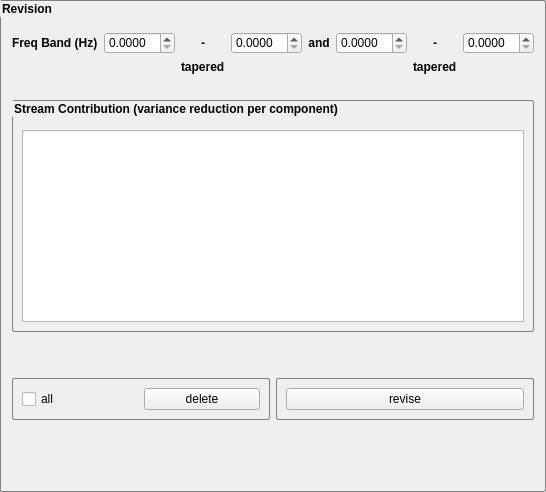
         <widget class="QGroupBox" name="groupBox_2">
          <property name="sizePolicy">
           <sizepolicy hsizetype="Expanding" vsizetype="Expanding">
            <horstretch>0</horstretch>
            <verstretch>0</verstretch>
           </sizepolicy>
          </property>
          <property name="font">
           <font>
            <weight>75</weight>
            <bold>true</bold>
           </font>
          </property>
          <property name="styleSheet">
           <string notr="true">QGroupBox { 
     border: 1px solid gray; 
     border-radius: 2px; 
 }</string>
          </property>
          <property name="title">
           <string>Revision</string>
          </property>
          <layout class="QVBoxLayout" name="verticalLayout_10">
           <item>
            <spacer name="verticalSpacer_7">
             <property name="orientation">
              <enum>Qt::Vertical</enum>
             </property>
             <property name="sizeType">
              <enum>QSizePolicy::Fixed</enum>
             </property>
             <property name="sizeHint" stdset="0">
              <size>
               <width>20</width>
               <height>20</height>
              </size>
             </property>
            </spacer>
           </item>
           <item>
            <layout class="QGridLayout" name="gridLayout_8">
             <item row="0" column="0">
              <widget class="QLabel" name="label_89">
               <property name="font">
                <font>
                 <weight>75</weight>
                 <bold>true</bold>
                </font>
               </property>
               <property name="text">
                <string>Freq Band (Hz)</string>
               </property>
              </widget>
             </item>
             <item row="0" column="8">
              <widget class="QDoubleSpinBox" name="doubleSpinBox_5">
               <property name="decimals">
                <number>4</number>
               </property>
              </widget>
             </item>
             <item row="0" column="4">
              <widget class="QDoubleSpinBox" name="doubleSpinBox_3">
               <property name="decimals">
                <number>4</number>
               </property>
              </widget>
             </item>
             <item row="0" column="6">
              <widget class="QDoubleSpinBox" name="doubleSpinBox_4">
               <property name="decimals">
                <number>4</number>
               </property>
              </widget>
             </item>
             <item row="0" column="2">
              <widget class="QDoubleSpinBox" name="doubleSpinBox_2">
               <property name="decimals">
                <number>4</number>
               </property>
              </widget>
             </item>
             <item row="0" column="7">
              <widget class="QLabel" name="label_88">
               <property name="font">
                <font>
                 <weight>75</weight>
                 <bold>true</bold>
                </font>
               </property>
               <property name="text">
                <string>-</string>
               </property>
               <property name="alignment">
                <set>Qt::AlignCenter</set>
               </property>
              </widget>
             </item>
             <item row="0" column="5">
              <widget class="QLabel" name="label_95">
               <property name="font">
                <font>
                 <weight>75</weight>
                 <bold>true</bold>
                </font>
               </property>
               <property name="text">
                <string>and</string>
               </property>
               <property name="alignment">
                <set>Qt::AlignCenter</set>
               </property>
              </widget>
             </item>
             <item row="0" column="3">
              <widget class="QLabel" name="label_92">
               <property name="font">
                <font>
                 <weight>75</weight>
                 <bold>true</bold>
                </font>
               </property>
               <property name="text">
                <string>-</string>
               </property>
               <property name="alignment">
                <set>Qt::AlignCenter</set>
               </property>
              </widget>
             </item>
             <item row="1" column="3">
              <widget class="QLabel" name="label_72">
               <property name="font">
                <font>
                 <weight>75</weight>
                 <bold>true</bold>
                </font>
               </property>
               <property name="text">
                <string>tapered</string>
               </property>
              </widget>
             </item>
             <item row="1" column="7">
              <widget class="QLabel" name="label_91">
               <property name="font">
                <font>
                 <weight>75</weight>
                 <bold>true</bold>
                </font>
               </property>
               <property name="text">
                <string>tapered</string>
               </property>
              </widget>
             </item>
            </layout>
           </item>
           <item>
            <spacer name="verticalSpacer">
             <property name="orientation">
              <enum>Qt::Vertical</enum>
             </property>
             <property name="sizeType">
              <enum>QSizePolicy::Fixed</enum>
             </property>
             <property name="sizeHint" stdset="0">
              <size>
               <width>20</width>
               <height>20</height>
              </size>
             </property>
            </spacer>
           </item>
           <item>
            <widget class="QGroupBox" name="groupBox_4">
             <property name="font">
              <font>
               <weight>75</weight>
               <bold>true</bold>
              </font>
             </property>
             <property name="styleSheet">
              <string notr="true">QGroupBox { 
     border: 1px solid gray; 
     border-radius: 2px; 
 }</string>
             </property>
             <property name="title">
              <string>Stream Contribution (variance reduction per component)</string>
             </property>
             <layout class="QVBoxLayout" name="verticalLayout_8">
              <item>
               <spacer name="verticalSpacer_6">
                <property name="orientation">
                 <enum>Qt::Vertical</enum>
                </property>
                <property name="sizeType">
                 <enum>QSizePolicy::Fixed</enum>
                </property>
                <property name="sizeHint" stdset="0">
                 <size>
                  <width>20</width>
                  <height>20</height>
                 </size>
                </property>
               </spacer>
              </item>
              <item>
               <widget class="QTableView" name="tableView"/>
              </item>
             </layout>
            </widget>
           </item>
           <item>
            <spacer name="verticalSpacer_2">
             <property name="orientation">
              <enum>Qt::Vertical</enum>
             </property>
             <property name="sizeType">
              <enum>QSizePolicy::Preferred</enum>
             </property>
             <property name="sizeHint" stdset="0">
              <size>
               <width>20</width>
               <height>40</height>
              </size>
             </property>
            </spacer>
           </item>
           <item>
            <layout class="QHBoxLayout" name="horizontalLayout_6">
             <item>
              <widget class="QGroupBox" name="groupBox_3">
               <property name="styleSheet">
                <string notr="true">QGroupBox { 
     border: 1px solid gray; 
     border-radius: 2px; 
 }</string>
               </property>
               <property name="title">
                <string/>
               </property>
               <layout class="QHBoxLayout" name="horizontalLayout_7">
                <item>
                 <widget class="QCheckBox" name="checkBox">
                  <property name="text">
                   <string>all</string>
                  </property>
                 </widget>
                </item>
                <item>
                 <widget class="QPushButton" name="pushButton_2">
                  <property name="text">
                   <string>delete</string>
                  </property>
                  <property name="icon">
                   <iconset resource="logo/icons/icons.qrc">
                    <normaloff>:/icons/delete.png</normaloff>:/icons/delete.png</iconset>
                  </property>
                 </widget>
                </item>
               </layout>
              </widget>
             </item>
             <item>
              <widget class="QGroupBox" name="groupBox_5">
               <property name="title">
                <string/>
               </property>
               <layout class="QHBoxLayout" name="horizontalLayout_8">
                <item>
                 <widget class="QPushButton" name="pushButton">
                  <property name="text">
                   <string>revise</string>
                  </property>
                  <property name="icon">
                   <iconset resource="logo/icons/icons.qrc">
                    <normaloff>:/icons/revise.png</normaloff>:/icons/revise.png</iconset>
                  </property>
                 </widget>
                </item>
               </layout>
              </widget>
             </item>
            </layout>
           </item>
           <item>
            <widget class="QLabel" name="label_73">
             <property name="text">
              <string/>
             </property>
            </widget>
           </item>
           <item>
            <spacer name="verticalSpacer_3">
             <property name="orientation">
              <enum>Qt::Vertical</enum>
             </property>
             <property name="sizeType">
              <enum>QSizePolicy::Preferred</enum>
             </property>
             <property name="sizeHint" stdset="0">
              <size>
               <width>20</width>
               <height>40</height>
              </size>
             </property>
            </spacer>
           </item>
          </layout>
         </widget>
